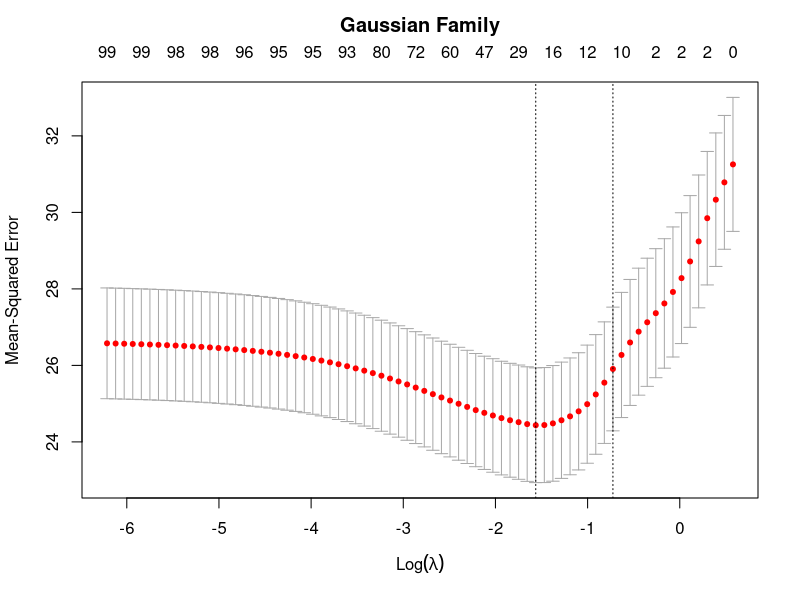
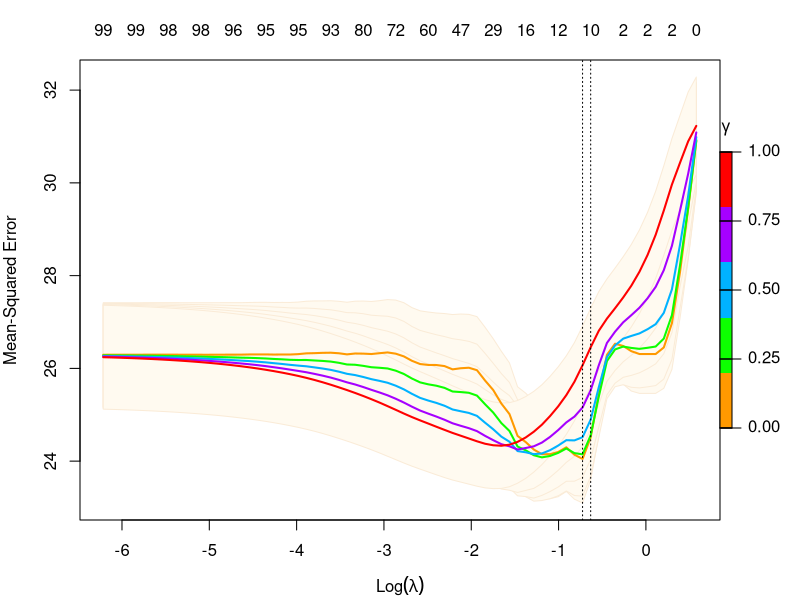
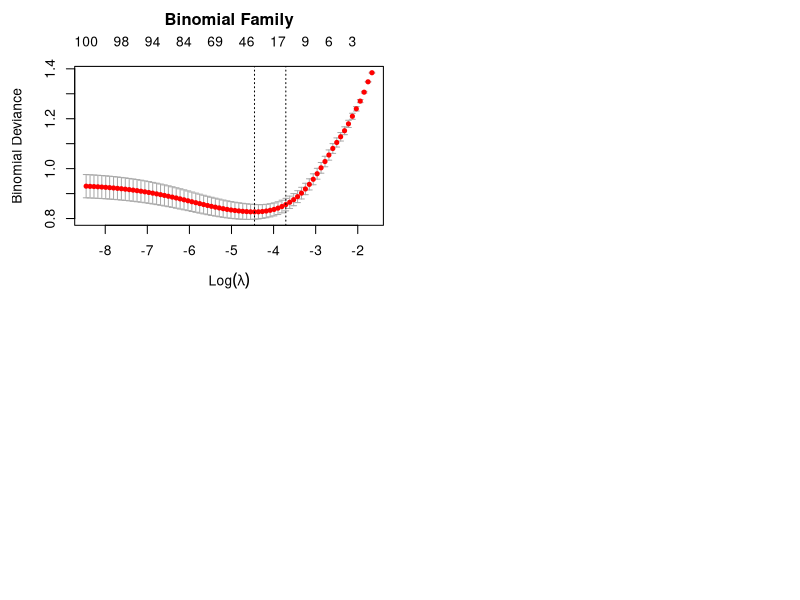

Write the R code that produced these figures, in order.
# r2py crawler metadata
# package: glmnet
# source_type: rd_example
# topic: plot.cv.glmnet.Rd
# source_file: C:\Users\bened\AppData\Local\R\win-library\4.5\glmnet\help
# lines: 28

suppressPackageStartupMessages(library(glmnet))
set.seed(1010)
n = 1000
p = 100
nzc = trunc(p/10)
x = matrix(rnorm(n * p), n, p)
beta = rnorm(nzc)
fx = (x[, seq(nzc)] %*% beta)
eps = rnorm(n) * 5
y = drop(fx + eps)
px = exp(fx)
px = px/(1 + px)
ly = rbinom(n = length(px), prob = px, size = 1)
cvob1 = cv.glmnet(x, y)
plot(cvob1)
title("Gaussian Family", line = 2.5)
cvob1r = cv.glmnet(x, y, relax = TRUE)
plot(cvob1r)
frame()
set.seed(1011)
par(mfrow = c(2, 2), mar = c(4.5, 4.5, 4, 1))
cvob2 = cv.glmnet(x, ly, family = "binomial")
plot(cvob2)
title("Binomial Family", line = 2.5)
## set.seed(1011)
## cvob3 = cv.glmnet(x, ly, family = "binomial", type = "class")
## plot(cvob3)
## title("Binomial Family", line = 2.5)
